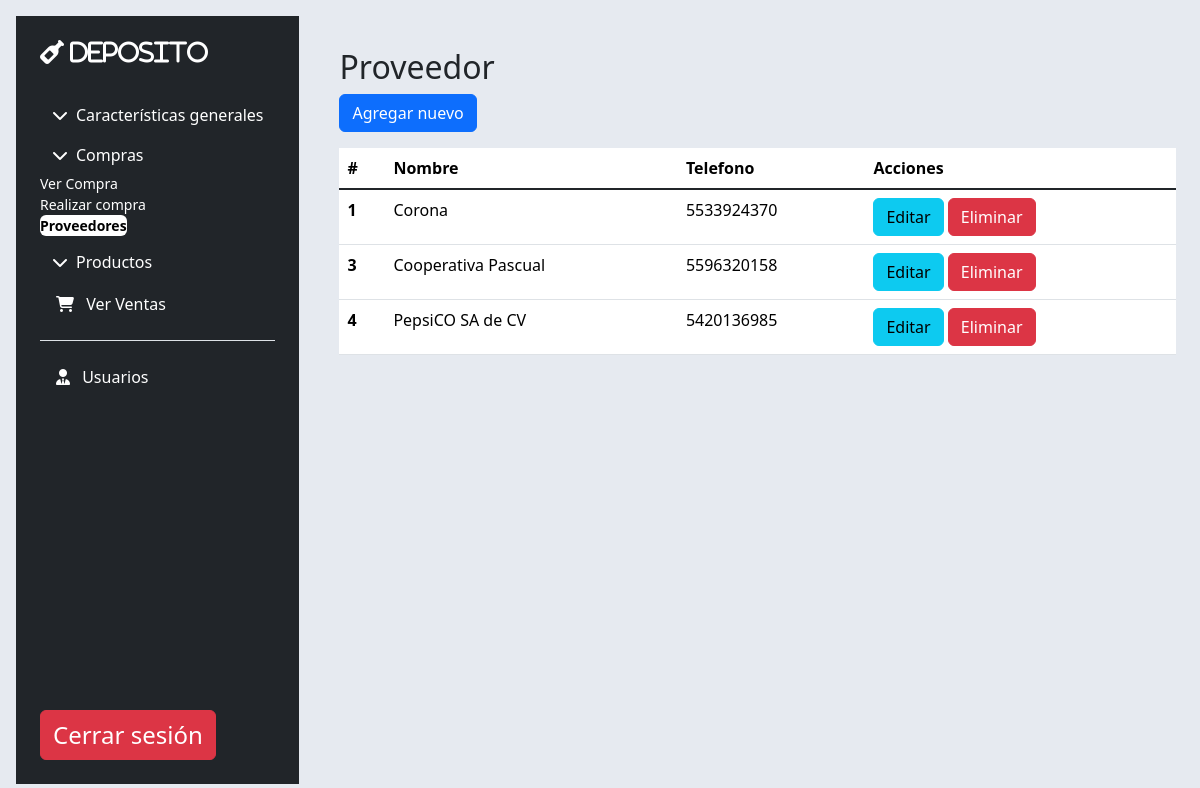
/coper/proveedor.php (signed in), run on the app's committed database.
### tables this page shows
CREATE TABLE `proveedor` (
  `Id_Proveedor` smallint NOT NULL AUTO_INCREMENT,
  `Nombre` varchar(20) NOT NULL,
  `Telefono` varchar(10) DEFAULT NULL,
  `status` char(1) NOT NULL DEFAULT '1',
  PRIMARY KEY (`Id_Proveedor`) USING BTREE,
  UNIQUE KEY `Nombre` (`Nombre`) USING BTREE
);

### coper/proveedor.php (the view, shortened to what this page needs)
<!DOCTYPE html>
<html lang="es">
<head>
    <link href="https://cdn.jsdelivr.net/npm/bootstrap@5.3.3/dist/css/bootstrap.min.css" rel="stylesheet">
</head>
<body>
    <main class="d-flex flex-nowrap h-100">
        <div class="d-flex flex-column flex-shrink-0 p-4 sidebar bg-dark m-3">
            <a href="index.php" class="d-flex align-items-center mb-3 mb-md-0 me-md-auto text-decoration-none">
                <span class="fs-4 text-white fa-solid fa-wine-bottle"> DEPOSITO</span>
            </a>
            <hr>
            <ul class="nav nav-pills flex-column mb-auto">
                <li class="mb-1">
                    <button class="btn btn-toggle d-inline-flex align-items-center rounded border-0 text-white" data-bs-toggle="collapse" data-bs-target="#home-collapse" aria-expanded="false">
                        <i class="fas fa-chevron-down me-2 text-"></i> Características generales
                    </button>
                </li>
                <li class="mb-1">
                    <button class="btn btn-toggle d-inline-flex align-items-center rounded border-0 collapsed text-white" data-bs-toggle="collapse" data-bs-target="#comp-collapse" aria-expanded="true">
                        <i class="fas fa-chevron-down me-2"></i> Compras
                    </button>
                    <div class="collapse show" id="comp-collapse">
                        <ul class="btn-toggle-nav list-unstyled fw-normal pb-1 small">
                            <li><a href="mostrar_compras.php" class="link-body-emphasis d-inline-flex text-decoration-none rounded text-white">Ver Compra</a></li>
                            <li><a href="compras.php" class="link-body-emphasis d-inline-flex text-decoration-none rounded text-white">Realizar compra</a></li>
                            <li><a href="proveedor.php" class="link-body-emphasis d-inline-flex text-decoration-none rounded fw-bold bg-white">Proveedores</a></li>
                        </ul>
                    </div>
                </li>
                <li class="mb-1">
                    <button class="btn btn-toggle d-inline-flex align-items-center rounded border-0 collapsed text-white" data-bs-toggle="collapse" data-bs-target="#pro-collapse" aria-expanded="false">
                        <i class="fas fa-chevron-down me-2"></i> Productos
                    </button>
                </li>
                <li class="nav-item"><a href="ver_ventas.php" class="nav-link text-white"><i class="fas fa-shopping-cart me-2 text-white"></i> Ver Ventas</a></li>
                <li class="border-top my-3"></li>
                <li class="nav-item"><a href="usuarios.php" class="nav-link text-white"><i class="fas fa-user-tie me-2 text-white"></i> Usuarios</a></li>
            </ul>
            <a href="cerrar_sesion.php" class="d-flex align-items-center mb-3 mb-md-0 me-md-auto text-white text-decoration-none">
                <span class="fs-4 text-white btn btn-danger">Cerrar sesión</span>
            </a>
        </div>
        <div class="content flex-grow-1 mt-4 p-4">
            <h2 >Proveedor</h2>
            <a href='./Agregar/AgregarProovedor.php' class='btn btn-primary mb-3' id=''>Agregar nuevo</a>
            <table class="table">
            <thead>
                <tr>
                <th scope="col">#</th>
                <th scope="col">Nombre</th>
                <th scope="col">Telefono</th>
                <th scope="col">Acciones</th>
                </tr>
            </thead>
            <tbody class="table-group-divider">
                <?php
                include("./conexion/conectar-mysql.php");
                $sql = 'SELECT * FROM proveedor WHERE status="1"';
                $ejecConsulta = mysqli_query($conexion,$sql);
                while($Pre = mysqli_fetch_array($ejecConsulta)){
                        echo "<tr>
                        <th scope='row'>" . $Pre[0] . "</th>
                        <td>" . $Pre[1] . "</td>
                        <td>" . $Pre[2] . "</td>
                        <td>
                        <a href='./Editar/Eproveedor.php?id=".$Pre[0]."' class='btn btn-info mg-20'>Editar</a>
                        <a href='./Eliminar/Dproveedor.php?id=".$Pre[0]."' class='btn btn-danger mg-20'>Eliminar</a>
                        </td>
                        </tr>";
                }
                ?>
            </tbody>
            </table>
        </div>
</body>
</html>

### coper/proveedor.php (style rules this page uses)
html, body { height: 100%; background-color: rgb(230, 234, 240); }
.sidebar .nav-link, .sidebar .btn-toggle { color: #d1e7ff; }
.content { flex-grow: 1; }

### data on the page
proveedor: Id_Proveedor "1", Nombre "Corona", Telefono "5533924370"
proveedor: Id_Proveedor "3", Nombre "Cooperativa Pascual", Telefono "5596320158"
proveedor: Id_Proveedor "4", Nombre "PepsiCO SA de CV", Telefono "5420136985"
